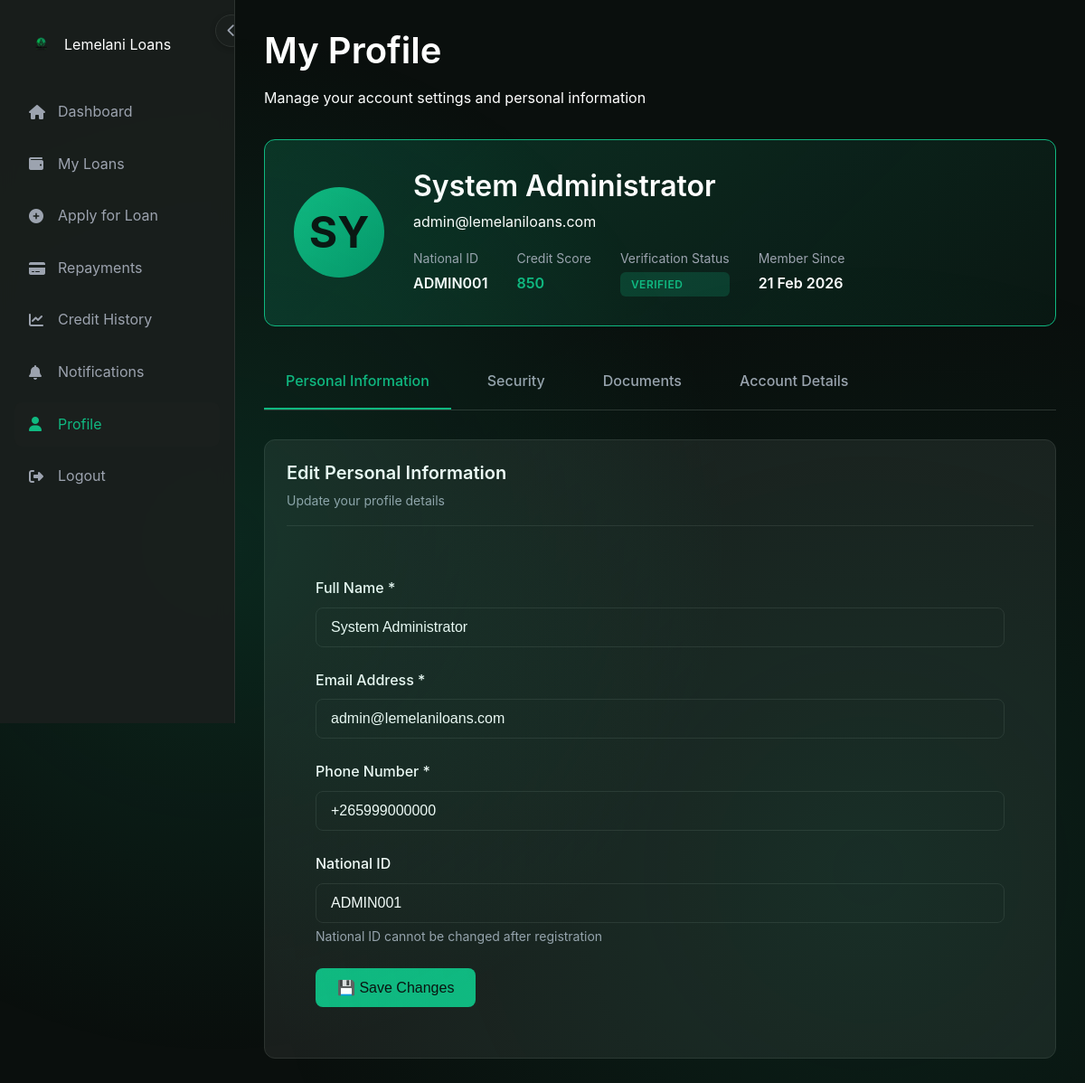
The app's page /profile.php (signed in) with its own data.
### tables this page shows
CREATE TABLE users (
    user_id           INT UNSIGNED AUTO_INCREMENT PRIMARY KEY,
    full_name         VARCHAR(150)        NOT NULL,
    national_id       VARCHAR(30)         NOT NULL UNIQUE,
    phone             VARCHAR(20)         NOT NULL UNIQUE,
    email             VARCHAR(150)       UNIQUE,
    date_of_birth     DATE,
    gender            ENUM('male','female','other'),
    password_hash     VARCHAR(255)        NOT NULL,
    profile_photo     VARCHAR(255),
    is_verified       TINYINT(1)          DEFAULT 0,
    verification_status ENUM('pending','verified','rejected') DEFAULT 'pending',
    account_status    ENUM('active','suspended','blacklisted','closed') DEFAULT 'active',
    role              ENUM('customer','admin','manager')     DEFAULT 'customer',
    credit_score      SMALLINT UNSIGNED   DEFAULT 300,
    last_login        TIMESTAMP NULL,
    created_at        TIMESTAMP           DEFAULT CURRENT_TIMESTAMP,
    updated_at        TIMESTAMP           DEFAULT CURRENT_TIMESTAMP ON UPDATE CURRENT_TIMESTAMP,
    INDEX idx_national_id (national_id),
    INDEX idx_email (email),
    INDEX idx_role (role),
    INDEX idx_account_status (account_status),
    INDEX idx_is_verified (is_verified)
);

### config/config.php (called while the page is built, shortened)
<?php
function site_url($path = '') {
    $path = ltrim((string)$path, '/');
    $base = rtrim(SITE_URL, '/');
    return $path === '' ? $base . '/' : $base . '/' . $path;
}
function get_user_id() {
    return $_SESSION['user_id'] ?? null;
}
function format_date($date) {
    return date('d M Y', strtotime($date));
}
?>

### classes/User.php (called while the page is built, shortened)
<?php
class User {
    private $conn;
    private $table_name = "users";
    public function __construct($db) {
        $this->conn = $db;
    }
    public function getUserById($user_id) {
        $query = "SELECT u.*,
                         u.profile_photo AS selfie_path,
                         (
                            SELECT ud.file_path
                            FROM user_documents ud
                            WHERE ud.user_id = u.user_id AND ud.doc_type = 'national_id'
                            ORDER BY ud.uploaded_at DESC
                            LIMIT 1
                         ) AS id_document_path
                  FROM " . $this->table_name . " u
                  WHERE u.user_id = :user_id
                  LIMIT 1";
        $stmt = $this->conn->prepare($query);
        $stmt->bindParam(':user_id', $user_id);
        $stmt->execute();
        if ($stmt->rowCount() > 0) {
            $row = $stmt->fetch(PDO::FETCH_ASSOC);
            return $row;
        }
        return null;
    }
}
?>

### profile.php (the view, shortened to what this page needs)
<?php
require_once 'config/config.php';
require_once 'classes/User.php';
$database = new Database();
$db = $database->getConnection();
$user = new User($db);
$user_data = $user->getUserById(get_user_id());
?>
<!DOCTYPE html>
<html lang="en">
<head>
    <link rel="stylesheet" href="assets/css/style.css">
    <link rel="stylesheet" href="assets/css/fontawesome-all.min.css" />
</head>
<body>
    <aside class="sidebar" id="sidebar">
        <button id="sidebarToggle" class="sidebar-toggle">
            <i class="fas fa-chevron-left"></i>
        </button>
        <div class="sidebar-brand">
            <img src="assets/images/logo.png" alt="<?php echo SITE_NAME; ?>" onerror="this.style.display='none'">
            <span><?php echo SITE_NAME; ?></span>
        </div>
        <ul class="sidebar-menu">
            <li><a href="<?php echo site_url('dashboard.php'); ?>">
                <i class="fas fa-home"></i> Dashboard
            </a></li>
            <li><a href="<?php echo site_url('loans.php'); ?>">
                <i class="fas fa-wallet"></i> My Loans
            </a></li>
            <li><a href="<?php echo site_url('apply-loan.php'); ?>">
                <i class="fas fa-plus-circle"></i> Apply for Loan
            </a></li>
            <li><a href="<?php echo site_url('repayments.php'); ?>">
                <i class="fas fa-credit-card"></i> Repayments
            </a></li>
            <li><a href="<?php echo site_url('credit-history.php'); ?>">
                <i class="fas fa-chart-line"></i> Credit History
            </a></li>
            <li><a href="<?php echo site_url('notifications.php'); ?>">
                <i class="fas fa-bell"></i> Notifications
            </a></li>
            <li><a href="<?php echo site_url('profile.php'); ?>" class="active">
                <i class="fas fa-user"></i> Profile
            </a></li>
            <li><a href="<?php echo site_url('logout.php'); ?>">
                <i class="fas fa-sign-out-alt"></i> Logout
            </a></li>
        </ul>
    </aside>
    <div class="main-wrapper">
        <div class="main-content">
            <h1>My Profile</h1>
            <p class="text-secondary mb-4">Manage your account settings and personal information</p>
            <div class="profile-header">
                <div class="profile-avatar">
                    <?php echo strtoupper(substr($user_data['full_name'], 0, 2)); ?>
                </div>
                <div class="profile-info" style="flex: 1;">
                    <h2><?php echo htmlspecialchars($user_data['full_name']); ?></h2>
                    <p class="text-secondary"><?php echo htmlspecialchars($user_data['email']); ?></p>
                    <div class="profile-meta">
                        <div class="profile-meta-item">
                            <span class="profile-meta-label">National ID</span>
                            <span class="profile-meta-value"><?php echo htmlspecialchars($user_data['national_id']); ?></span>
                        </div>
                        <div class="profile-meta-item">
                            <span class="profile-meta-label">Credit Score</span>
                            <span class="profile-meta-value" style="color: <?php
                                echo $user_data['credit_score'] >= 700 ? 'var(--success)' :
                                     ($user_data['credit_score'] >= 500 ? 'var(--warning)' : 'var(--error)');
                            ?>">
                                <?php echo $user_data['credit_score']; ?>
                            </span>
                        </div>
                        <div class="profile-meta-item">
                            <span class="profile-meta-label">Verification Status</span>
                            <span class="badge badge-<?php
                                echo match($user_data['verification_status']) {
                                    'verified' => 'success',
                                    'pending' => 'warning',
                                    'rejected' => 'danger',
                                    default => 'secondary'
                                };
                            ?>">
                                <?php echo ucfirst($user_data['verification_status']); ?>
                            </span>
                        </div>
                        <div class="profile-meta-item">
                            <span class="profile-meta-label">Member Since</span>
                            <span class="profile-meta-value"><?php echo format_date($user_data['created_at']); ?></span>
                        </div>
                    </div>
                </div>
            </div>
            <div class="section-tabs">
                <div class="section-tab active" onclick="switchSection(event, 'personal')">Personal Information</div>
                <div class="section-tab" onclick="switchSection(event, 'security')">Security</div>
                <div class="section-tab" onclick="switchSection(event, 'documents')">Documents</div>
                <div class="section-tab" onclick="switchSection(event, 'account')">Account Details</div>
            </div>
            <div id="personal-section" class="section-content active">
                <div class="card">
                    <div class="card-header">
                        <h3 class="card-title">Edit Personal Information</h3>
                        <p class="card-subtitle">Update your profile details</p>
                    </div>
                    <div style="padding: 2rem;">
                        <form method="POST">
                            <div class="form-group">
                                <label for="full_name" class="form-label">Full Name *</label>
                                <input type="text" id="full_name" name="full_name" class="form-control"
                                       value="<?php echo htmlspecialchars($user_data['full_name']); ?>" required>
                            </div>
                            <div class="form-group">
                                <label for="email" class="form-label">Email Address *</label>
                                <input type="email" id="email" name="email" class="form-control"
                                       value="<?php echo htmlspecialchars($user_data['email']); ?>" required>
                            </div>
                            <div class="form-group">
                                <label for="phone" class="form-label">Phone Number *</label>
                                <input type="tel" id="phone" name="phone" class="form-control"
                                       value="<?php echo htmlspecialchars($user_data['phone']); ?>" required>
                            </div>
                            <div class="form-group">
                                <label class="form-label">National ID</label>
                                <input type="text" class="form-control"
                                       value="<?php echo htmlspecialchars($user_data['national_id']); ?>"
                                       disabled>
                                <small class="form-text">National ID cannot be changed after registration</small>
                            </div>
                            <button type="submit" class="btn btn-primary">
                                💾 Save Changes
                            </button>
                        </form>
                    </div>
                </div>
            </div>
        </div>
    </div>
</body>
</html>

### assets/css/style.css (style rules this page uses)
:root { --primary-green: #10B981; --primary-dark-green: #059669; --dark-bg: #0a0f0d; --dark-card: #1a1f1d; --dark-card-hover: #252a28; --accent-lime: #d4ff00; --text-primary: #ffffff; --text-secondary: #9ca3af; --text-muted: #6b7280; --border-color: #2d3330; --success: #10b981; --warning: #f59e0b; --error: #ef4444; --info: #3b82f6; }
* { margin: 0; padding: 0; box-sizing: border-box; }
body { font-family: 'Inter', -apple-system, BlinkMacSystemFont, 'Segoe UI', Roboto, Oxygen, Ubuntu, Cantarell, sans-serif; background: var(--dark-bg); color: var(--text-primary); line-height: 1.6; min-height: 100vh; }
h1, h2, h3, h4, h5, h6 { font-weight: 600; line-height: 1.2; margin-bottom: 1rem; }
h1 { font-size: 2.5rem; }
h2 { font-size: 2rem; }
h3 { font-size: 1.5rem; }
.card { background: var(--dark-card); border: 1px solid var(--border-color); border-radius: 12px; padding: 1.5rem; transition: all 0.3s ease; }
.card-header { margin-bottom: 1.5rem; padding-bottom: 1rem; border-bottom: 1px solid var(--border-color); }
.card-title { font-size: 1.25rem; font-weight: 600; margin-bottom: 0.5rem; }
.card-subtitle { color: var(--text-secondary); font-size: 0.875rem; }
.btn { display: inline-block; padding: 0.75rem 1.5rem; border: none; border-radius: 8px; font-size: 1rem; font-weight: 500; cursor: pointer; transition: all 0.3s ease; text-decoration: none; text-align: center; }
.btn-primary { background: var(--primary-green); color: var(--dark-bg); }
.form-group { margin-bottom: 1.5rem; }
.form-label { display: block; margin-bottom: 0.5rem; font-weight: 500; color: var(--text-primary); }
.form-control { width: 100%; padding: 0.75rem 1rem; background: var(--dark-card); border: 1px solid var(--border-color); border-radius: 8px; color: var(--text-primary); font-size: 1rem; transition: all 0.3s ease; }
.form-control::placeholder { color: var(--text-muted); }
.form-text { display: block; margin-top: 0.25rem; font-size: 0.875rem; color: var(--text-secondary); }
.sidebar { position: fixed; left: 0; top: 0; width: 260px; height: 100vh; background: rgba(26, 31, 29, 0.95); backdrop-filter: blur(10px); border-right: 1px solid var(--border-color); padding: 2rem 1rem; overflow-y: auto; z-index: 999; transition: width 0.3s ease; }
.sidebar-toggle { position: absolute; top: 1rem; right: -15px; background: var(--dark-card); border: 1px solid var(--border-color); border-radius: 50%; width: 36px; height: 36px; display: flex; align-items: center; justify-content: center; cursor: pointer; transition: background 0.2s ease, transform 0.3s ease; box-shadow: 0 2px 6px rgba(0,0,0,0.2); color: var(--text-secondary); font-size: 0.9rem; z-index: 1000; }
.sidebar-brand { display: flex; align-items: center; margin-bottom: 2rem; padding: 0 0.75rem; }
.sidebar-brand img { height: 35px; margin-right: 0.5rem; }
.sidebar-menu { list-style: none; }
.sidebar-menu li { margin-bottom: 0.5rem; }
.sidebar-menu a { display: flex; align-items: center; padding: 0.75rem 1rem; color: var(--text-secondary); text-decoration: none; border-radius: 8px; transition: all 0.3s ease; }
.sidebar-menu a:hover, .sidebar-menu a.active { background: var(--dark-card); color: var(--primary-green); }
.sidebar-menu a i { margin-right: 0.75rem; width: 20px; }
.main-wrapper { margin-left: 260px; min-height: 100vh; }
.main-content { padding: 2rem; }
.badge { display: inline-block; padding: 0.25rem 0.75rem; border-radius: 6px; font-size: 0.75rem; font-weight: 600; text-transform: uppercase; letter-spacing: 0.5px; }
.badge-success { background: rgba(16, 185, 129, 0.2); color: var(--success); }
.mb-4 { margin-bottom: 2rem; }
i.fas, i.far, i.fal, i.fab { color: inherit; }

### records on screen
users: full_name "SY", full_name "System Administrator", email "admin@lemelaniloans.com", national "ADMIN001", credit_score "850", verification_status "VERIFIED", created_at "21 Feb 2026", phone "+265999000000"

### other values on screen
SITE_NAME "Lemelani Loans"
